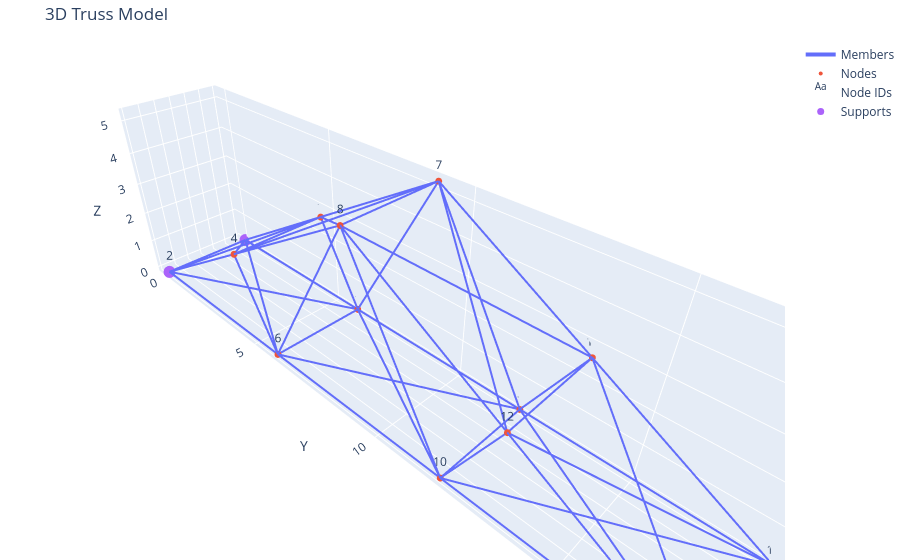
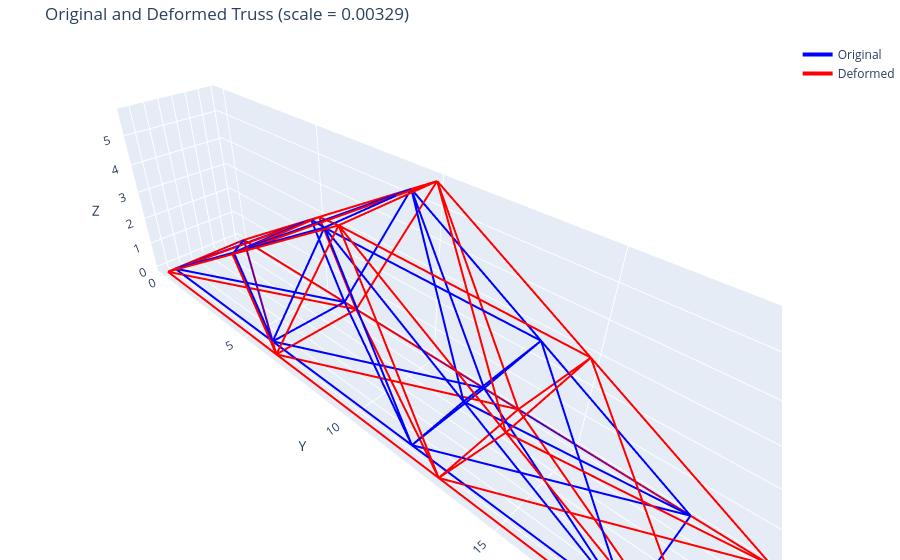

Notebook source saved alongside these figures, in order:
### Markdown cell above
### Validation Temperature Loads

### Code cell
filepath = 'inputs/validation_truss_temperature.json'

result = solver.truss_solver(filepath)
pp = postprocess.output(filepath, result, table_output="xlsx")

### Figure 1 — Plotly figure (JSON) as saved in the notebook; plotly's stock layout.template omitted (floating-point values rounded to 4 significant figures; data arrays with more than 128 entries replaced by an {"elided": "..."} marker saying what was removed)
{"data": [{"line": {"width": 4}, "mode": "lines", "name": "Members", "type": "scatter3d", "x": {"elided": "129 int values"}, "y": {"elided": "129 float values"}, "z": {"elided": "129 float values"}}, {"marker": {"size": 4}, "mode": "markers", "name": "Nodes", "type": "scatter3d", "x": [0, 3, 0, 3, 0, 3, 0, 3, 0, 3, 0, 3, 0, 3], "y": [0, 0, 4.5, 4.5, 6, 6, 9, 9, 12, 12, 13.5, 13.5, 18, 18], "z": [0, 0, 2.598, 2.598, 0, 0, 5.196, 5.196, 0, 0, 2.598, 2.598, 0, 0]}, {"mode": "text", "name": "Node IDs", "text": ["1", "2", "3", "4", "5", "6", "7", "8", "9", "10", "11", "12", "13", "14"], "textposition": "top center", "type": "scatter3d", "x": [0, 3, 0, 3, 0, 3, 0, 3, 0, 3, 0, 3, 0, 3], "y": [0, 0, 4.5, 4.5, 6, 6, 9, 9, 12, 12, 13.5, 13.5, 18, 18], "z": [0, 0, 2.598, 2.598, 0, 0, 5.196, 5.196, 0, 0, 2.598, 2.598, 0, 0]}, {"marker": {"size": 7}, "mode": "markers", "name": "Supports", "type": "scatter3d", "x": [0, 3, 0, 3], "y": [0, 0, 18, 18], "z": [0, 0, 0, 0]}], "layout": {"margin": {"b": 0, "l": 0, "r": 0, "t": 40}, "scene": {"aspectmode": "data", "xaxis": {"title": {"text": "X"}}, "yaxis": {"title": {"text": "Y"}}, "zaxis": {"title": {"text": "Z"}}}, "showlegend": true, "title": {"text": "3D Truss Model"}}}

### Figure 2 — Plotly figure (JSON) as saved in the notebook; plotly's stock layout.template omitted (floating-point values rounded to 4 significant figures; data arrays with more than 128 entries replaced by an {"elided": "..."} marker saying what was removed)
{"data": [{"line": {"color": "blue", "width": 4}, "mode": "lines", "name": "Original", "type": "scatter3d", "x": {"elided": "129 int values"}, "y": {"elided": "129 float values"}, "z": {"elided": "129 float values"}}, {"line": {"color": "red", "width": 4}, "mode": "lines", "name": "Deformed", "type": "scatter3d", "x": {"elided": "129 float values"}, "y": {"elided": "129 float values"}, "z": {"elided": "129 float values"}}], "layout": {"margin": {"b": 0, "l": 0, "r": 0, "t": 40}, "scene": {"aspectmode": "data", "xaxis": {"title": {"text": "X"}}, "yaxis": {"title": {"text": "Y"}}, "zaxis": {"title": {"text": "Z"}}}, "title": {"text": "Original and Deformed Truss (scale = 0.00329)"}}}
